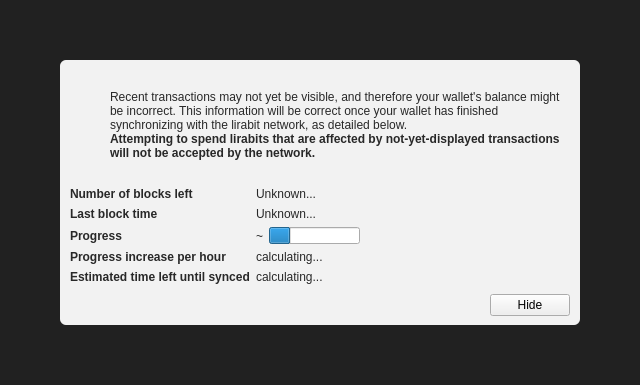
<?xml version="1.0" encoding="UTF-8"?>
<ui version="4.0">
 <class>ModalOverlay</class>
 <widget class="ModalOverlay" name="ModalOverlay">
  <property name="geometry">
   <rect>
    <x>0</x>
    <y>0</y>
    <width>640</width>
    <height>385</height>
   </rect>
  </property>
  <property name="windowTitle">
   <string>Form</string>
  </property>
  <layout class="QVBoxLayout" name="verticalLayout" stretch="0">
   <property name="sizeConstraint">
    <enum>QLayout::SetDefaultConstraint</enum>
   </property>
   <property name="leftMargin">
    <number>0</number>
   </property>
   <property name="topMargin">
    <number>0</number>
   </property>
   <property name="rightMargin">
    <number>0</number>
   </property>
   <property name="bottomMargin">
    <number>0</number>
   </property>
   <item>
    <widget class="QWidget" name="bgWidget" native="true">
     <property name="styleSheet">
      <string notr="true">#bgWidget { background: rgba(0,0,0,220); }</string>
     </property>
     <layout class="QVBoxLayout" name="verticalLayoutMain" stretch="1">
      <property name="leftMargin">
       <number>60</number>
      </property>
      <property name="topMargin">
       <number>60</number>
      </property>
      <property name="rightMargin">
       <number>60</number>
      </property>
      <property name="bottomMargin">
       <number>60</number>
      </property>
      <item>
       <widget class="QWidget" name="contentWidget" native="true">
        <property name="styleSheet">
         <string notr="true">#contentWidget { background: rgba(255,255,255,240); border-radius: 6px; }

QLabel { color: rgb(40,40,40);  }</string>
        </property>
        <layout class="QVBoxLayout" name="verticalLayoutSub" stretch="1,0,0,0">
         <property name="spacing">
          <number>0</number>
         </property>
         <property name="leftMargin">
          <number>10</number>
         </property>
         <property name="topMargin">
          <number>10</number>
         </property>
         <property name="rightMargin">
          <number>10</number>
         </property>
         <property name="bottomMargin">
          <number>10</number>
         </property>
         <item>
          <layout class="QHBoxLayout" name="horizontalLayoutIconText" stretch="0,1">
           <property name="topMargin">
            <number>20</number>
           </property>
           <item>
            <layout class="QVBoxLayout" name="verticalLayoutIcon">
             <property name="leftMargin">
              <number>0</number>
             </property>
             <item>
              <widget class="QPushButton" name="warningIcon">
               <property name="enabled">
                <bool>false</bool>
               </property>
               <property name="text">
                <string/>
               </property>
               <property name="icon">
                <iconset>
                 <normaloff>:/icons/warning</normaloff>
                 <disabledoff>:/icons/warning</disabledoff>:/icons/warning</iconset>
               </property>
               <property name="iconSize">
                <size>
                 <width>48</width>
                 <height>48</height>
                </size>
               </property>
               <property name="flat">
                <bool>true</bool>
               </property>
              </widget>
             </item>
             <item>
              <spacer name="verticalSpacerWarningIcon">
               <property name="orientation">
                <enum>Qt::Vertical</enum>
               </property>
               <property name="sizeHint" stdset="0">
                <size>
                 <width>20</width>
                 <height>40</height>
                </size>
               </property>
              </spacer>
             </item>
            </layout>
           </item>
           <item>
            <layout class="QVBoxLayout" name="verticalLayoutInfoText">
             <property name="leftMargin">
              <number>0</number>
             </property>
             <property name="topMargin">
              <number>0</number>
             </property>
             <item>
              <widget class="QLabel" name="infoText">
               <property name="text">
                <string>Recent transactions may not yet be visible, and therefore your wallet's balance might be incorrect. This information will be correct once your wallet has finished synchronizing with the lirabit network, as detailed below.</string>
               </property>
               <property name="textFormat">
                <enum>Qt::RichText</enum>
               </property>
               <property name="wordWrap">
                <bool>true</bool>
               </property>
              </widget>
             </item>
             <item>
              <widget class="QLabel" name="infoTextStrong">
               <property name="font">
                <font>
                 <weight>75</weight>
                 <bold>true</bold>
                </font>
               </property>
               <property name="text">
                <string>Attempting to spend lirabits that are affected by not-yet-displayed transactions will not be accepted by the network.</string>
               </property>
               <property name="textFormat">
                <enum>Qt::RichText</enum>
               </property>
               <property name="wordWrap">
                <bool>true</bool>
               </property>
              </widget>
             </item>
             <item>
              <spacer name="verticalSpacerInTextSpace">
               <property name="orientation">
                <enum>Qt::Vertical</enum>
               </property>
               <property name="sizeHint" stdset="0">
                <size>
                 <width>20</width>
                 <height>40</height>
                </size>
               </property>
              </spacer>
             </item>
            </layout>
           </item>
          </layout>
         </item>
         <item>
          <spacer name="verticalSpacerAfterText">
           <property name="orientation">
            <enum>Qt::Vertical</enum>
           </property>
           <property name="sizeHint" stdset="0">
            <size>
             <width>20</width>
             <height>40</height>
            </size>
           </property>
          </spacer>
         </item>
         <item>
          <layout class="QFormLayout" name="formLayout">
           <property name="fieldGrowthPolicy">
            <enum>QFormLayout::FieldsStayAtSizeHint</enum>
           </property>
           <property name="horizontalSpacing">
            <number>6</number>
           </property>
           <property name="verticalSpacing">
            <number>6</number>
           </property>
           <property name="topMargin">
            <number>10</number>
           </property>
           <item row="0" column="0">
            <widget class="QLabel" name="labelNumberOfBlocksLeft">
             <property name="font">
              <font>
               <weight>75</weight>
               <bold>true</bold>
              </font>
             </property>
             <property name="text">
              <string>Number of blocks left</string>
             </property>
            </widget>
           </item>
           <item row="0" column="1">
            <widget class="QLabel" name="numberOfBlocksLeft">
             <property name="text">
              <string>Unknown...</string>
             </property>
            </widget>
           </item>
           <item row="1" column="0">
            <widget class="QLabel" name="labelLastBlockTime">
             <property name="font">
              <font>
               <weight>75</weight>
               <bold>true</bold>
              </font>
             </property>
             <property name="text">
              <string>Last block time</string>
             </property>
            </widget>
           </item>
           <item row="1" column="1">
            <widget class="QLabel" name="newestBlockDate">
             <property name="sizePolicy">
              <sizepolicy hsizetype="Maximum" vsizetype="Preferred">
               <horstretch>0</horstretch>
               <verstretch>0</verstretch>
              </sizepolicy>
             </property>
             <property name="text">
              <string>Unknown...</string>
             </property>
            </widget>
           </item>
           <item row="2" column="0">
            <widget class="QLabel" name="labelSyncDone">
             <property name="font">
              <font>
               <weight>75</weight>
               <bold>true</bold>
              </font>
             </property>
             <property name="text">
              <string>Progress</string>
             </property>
            </widget>
           </item>
           <item row="2" column="1">
            <layout class="QHBoxLayout" name="horizontalLayoutSync" stretch="0,1">
             <item>
              <widget class="QLabel" name="percentageProgress">
               <property name="text">
                <string notr="true">~</string>
               </property>
              </widget>
             </item>
             <item>
              <widget class="QProgressBar" name="progressBar">
               <property name="value">
                <number>24</number>
               </property>
               <property name="format">
                <string/>
               </property>
              </widget>
             </item>
            </layout>
           </item>
           <item row="4" column="0">
            <widget class="QLabel" name="labelProgressIncrease">
             <property name="font">
              <font>
               <weight>75</weight>
               <bold>true</bold>
              </font>
             </property>
             <property name="text">
              <string>Progress increase per hour</string>
             </property>
            </widget>
           </item>
           <item row="4" column="1">
            <widget class="QLabel" name="progressIncreasePerH">
             <property name="text">
              <string>calculating...</string>
             </property>
            </widget>
           </item>
           <item row="5" column="0">
            <widget class="QLabel" name="labelEstimatedTimeLeft">
             <property name="font">
              <font>
               <weight>75</weight>
               <bold>true</bold>
              </font>
             </property>
             <property name="text">
              <string>Estimated time left until synced</string>
             </property>
            </widget>
           </item>
           <item row="5" column="1">
            <widget class="QLabel" name="expectedTimeLeft">
             <property name="text">
              <string>calculating...</string>
             </property>
            </widget>
           </item>
          </layout>
         </item>
         <item>
          <layout class="QHBoxLayout" name="horizontalLayoutButtons">
           <property name="leftMargin">
            <number>10</number>
           </property>
           <property name="topMargin">
            <number>10</number>
           </property>
           <item>
            <spacer name="horizontalSpacer">
             <property name="orientation">
              <enum>Qt::Horizontal</enum>
             </property>
             <property name="sizeHint" stdset="0">
              <size>
               <width>40</width>
               <height>20</height>
              </size>
             </property>
            </spacer>
           </item>
           <item>
            <widget class="QPushButton" name="closeButton">
             <property name="text">
              <string>Hide</string>
             </property>
            </widget>
           </item>
          </layout>
         </item>
        </layout>
       </widget>
      </item>
     </layout>
    </widget>
   </item>
  </layout>
 </widget>
 <customwidgets>
  <customwidget>
   <class>ModalOverlay</class>
   <extends>QWidget</extends>
   <header>modaloverlay.h</header>
   <container>1</container>
  </customwidget>
 </customwidgets>
 <resources/>
 <connections/>
</ui>
